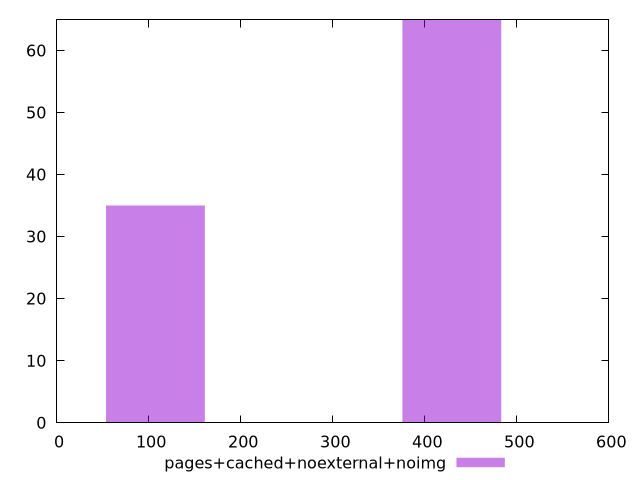

This chart was generated by the following gnuplot code:
$_pagesCachedNoexternalNoimg <<EOF
107.34511213521918 35
429.3804485408767 65
EOF
set key outside below
set terminal pngcairo
set output "report_00006_2020-11-02T20-21-41.718Z/render-blocking-resources/pages+cached+noexternal+noimg//raw_hist.png"
set yrange [0:65]
set boxwidth 107.34511213521918
set style fill transparent solid 0.5 noborder
plot $_pagesCachedNoexternalNoimg title "pages+cached+noexternal+noimg" with boxes ,
